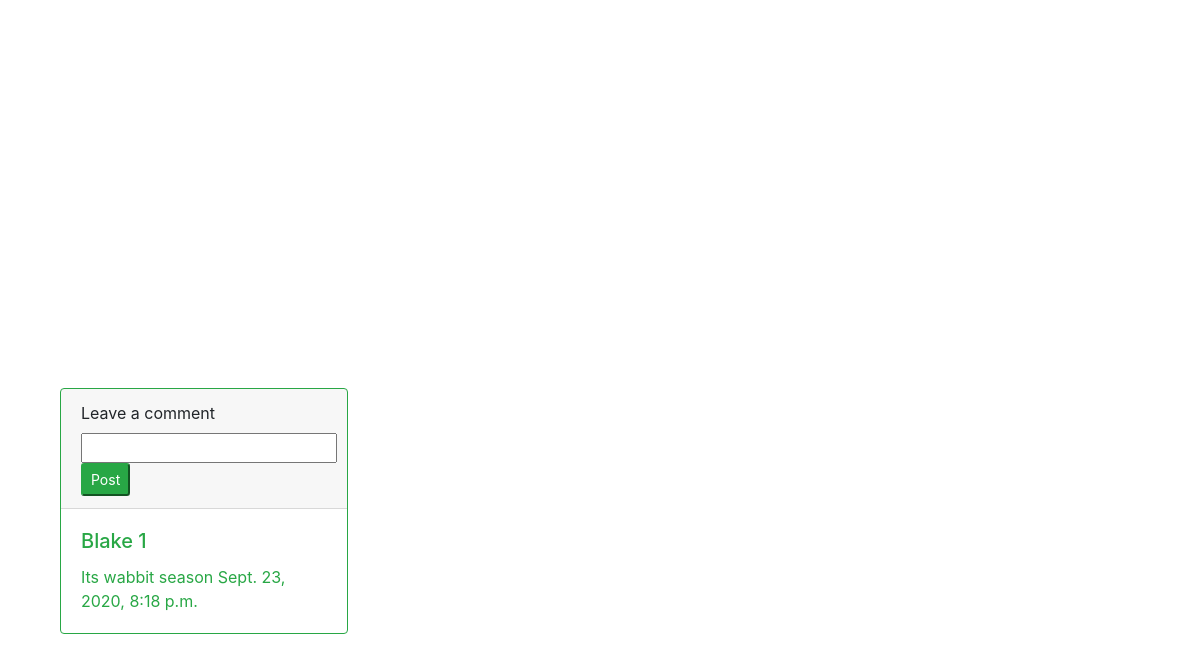
The page /view/11 (signed in, lower part) on the database as committed earlier.
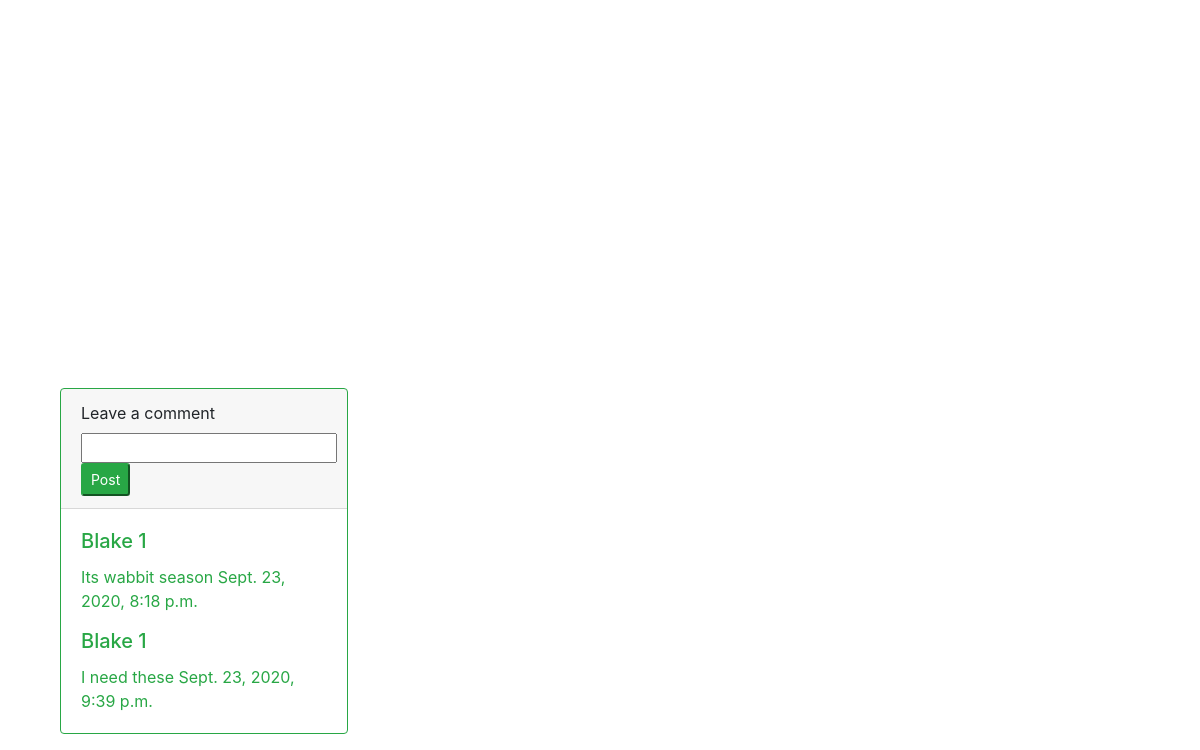
The same page on the database as committed later.
### main/models.py (models this page shows, shortened)
class Comment(models.Model):
    comment = models.TextField(max_length=200)
    user = models.ForeignKey(User, related_name="users", on_delete=models.CASCADE)
    listing = models.ForeignKey(Listing, related_name="comments", on_delete=models.CASCADE, null=True)
    created_at = models.DateTimeField(auto_now_add=True)
    updated_at = models.DateTimeField(auto_now=True)

class User(models.Model):
    first = models.CharField(max_length=45)
    last = models.CharField(max_length=45)
    email = models.TextField()
    password = models.TextField()
    created_at = models.DateTimeField(auto_now_add=True)
    updated_at = models.DateTimeField(auto_now=True)
    objects = UserManager()

### main/views.py (the view)
# urls.py: path('view/<int:num>', views.viewListing),
def viewListing(request, num):
    logged_in_user = User.objects.get(id=request.session['user_id'])
    item = Listing.objects.get(id=num)
    form= ImageForm(request.POST or None, request.FILES or None)
    context ={
        'form': form,
        'logged_in_user': logged_in_user,
        'item': item,
    }
    print(item.comments.all())
    return render(request, 'viewlisting.html', context)

### main/forms.py
class ImageForm(forms.Form):
    title =forms.CharField(max_length=100)
    desc =forms.CharField(max_length=200)
    img = forms.FileField()
    price = forms.IntegerField()
    condition =forms.CharField(max_length=10)
    location =forms.CharField(max_length=15)

### main/templates/viewlisting.html (shortened to what this page needs)
<!doctype html>
<html lang="en">
<head>
    <link rel="stylesheet" href="https://maxcdn.bootstrapcdn.com/bootstrap/4.0.0/css/bootstrap.min.css"
>
</head>
<body>
    <div class="container container-fluid">
        <div class="container">
            <div id="map"></div>
                <div class="card border-success mb-3" style="max-width: 18rem;">
                    <div class="card-header">
                        <form action="/comment/{{item.id}}" method="POST">
                            <label for="comment">Leave a comment</label>
                            <input type="text" name="comment" id="num">
                            <input class='btn-sm btn-success' type="submit" value="Post">
                        </form>
                    </div>
                    <div class="card-body text-success">
                        {% for comment in item.comments.all %}
                        <h5 class="card-title">{{comment.user.first}} {{comment.user.id}}</h5>
                        <p class="card-text">{{comment.comment}} {{comment.created_at}}</p>
                        {% endfor %}
                    </div>
                </div>
                </div>
            </div>
</body>
</html>

### main/templates/viewlisting.html (style rules this page uses)
#map { height: 400px; width: 40% auto; margin: 20px; padding: 20px; }

Rows that differ between the two databases and show on the page:
added Comment: user.first "Blake", user.id "1", comment "I need these", created_at "Sept. 23, 2020, 9:39 p.m."
